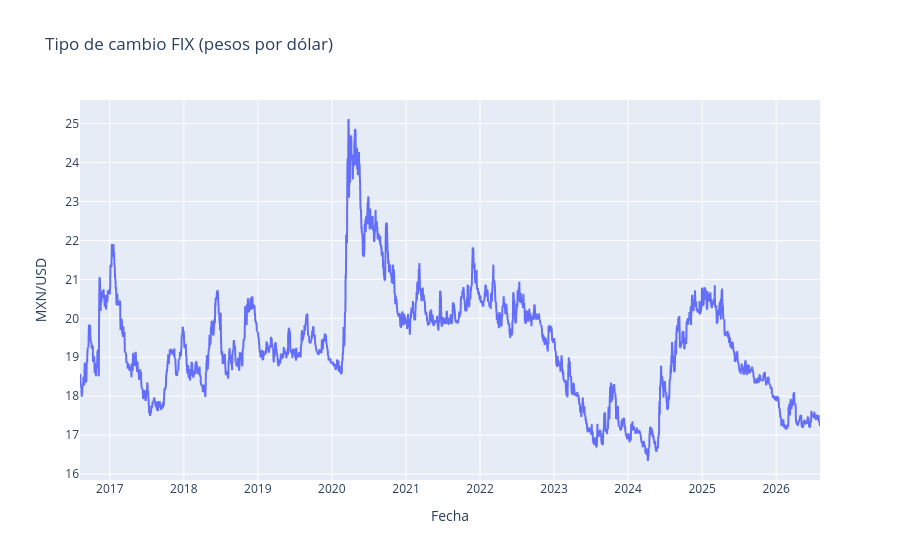

Source (notebook cell):
### Code cell
fig = px.line(df_wide.reset_index(), x='fecha', y='fix_usd',
              title='Tipo de cambio FIX (pesos por dólar)')
fig.update_layout(xaxis_title='Fecha', yaxis_title='MXN/USD')
fig.show()

### Figure 1 — Plotly figure (JSON) as saved in the notebook; plotly's stock layout.template omitted (floating-point values rounded to 4 significant figures; data arrays with more than 128 entries replaced by an {"elided": "..."} marker saying what was removed)
{"data": [{"hovertemplate": "fecha=%{x}<br>fix_usd=%{y}<extra></extra>", "legendgroup": "", "line": {"color": "#636efa", "dash": "solid"}, "marker": {"symbol": "circle"}, "mode": "lines", "name": "", "showlegend": false, "type": "scattergl", "x": {"elided": "3639 str values"}, "xaxis": "x", "y": {"elided": "3639 float values"}, "yaxis": "y"}], "layout": {"legend": {"tracegroupgap": 0}, "title": {"text": "Tipo de cambio FIX (pesos por dólar)"}, "xaxis": {"anchor": "y", "domain": [0.0, 1.0], "title": {"text": "Fecha"}}, "yaxis": {"anchor": "x", "domain": [0.0, 1.0], "title": {"text": "MXN/USD"}}}}
